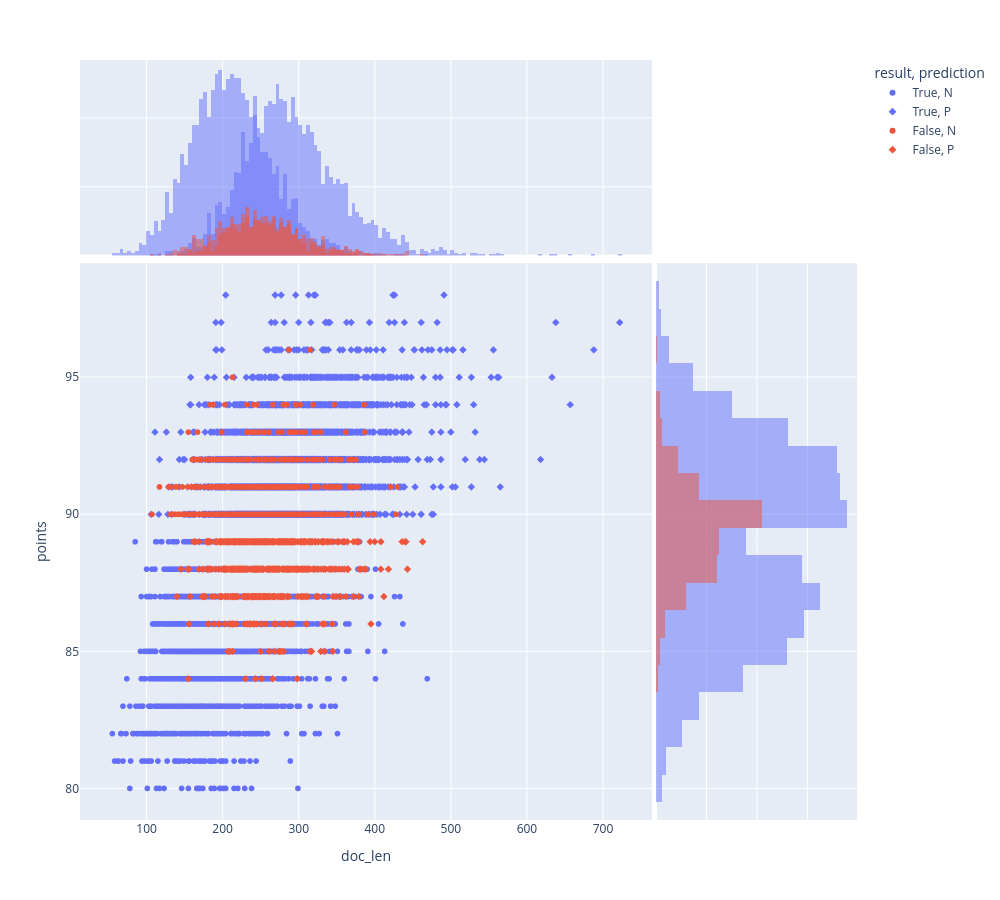

Notebook code cell kept with this figure:
### Code cell
px.scatter(RESULT.join(DOC[['doc_content','points','doc_len']], how='inner').reset_index(), 
           'doc_len', 'points', 
           color='result',
           symbol='prediction',
           height=900, width=1000, marginal_x='histogram', marginal_y='histogram')

### Figure 1 — Plotly figure (JSON) as saved in the notebook; plotly's stock layout.template omitted (floating-point values rounded to 4 significant figures; data arrays with more than 128 entries replaced by an {"elided": "..."} marker saying what was removed)
{"data": [{"hovertemplate": "result=True<br>prediction=N<br>doc_len=%{x}<br>points=%{y}<extra></extra>", "legendgroup": "True, N", "marker": {"color": "#636efa", "symbol": "circle"}, "mode": "markers", "name": "True, N", "showlegend": true, "type": "scattergl", "x": {"elided": "3367 int values"}, "xaxis": "x", "y": {"elided": "3367 int values"}, "yaxis": "y"}, {"alignmentgroup": "True", "bingroup": "x", "hovertemplate": "result=True<br>prediction=N<br>doc_len=%{x}<br>count=%{y}<extra></extra>", "legendgroup": "True, N", "marker": {"color": "#636efa"}, "name": "True, N", "offsetgroup": "True, N", "opacity": 0.5, "showlegend": false, "type": "histogram", "x": {"elided": "3367 int values"}, "xaxis": "x3", "yaxis": "y3"}, {"alignmentgroup": "True", "bingroup": "y", "hovertemplate": "result=True<br>prediction=N<br>points=%{y}<br>count=%{x}<extra></extra>", "legendgroup": "True, N", "marker": {"color": "#636efa"}, "name": "True, N", "offsetgroup": "True, N", "opacity": 0.5, "showlegend": false, "type": "histogram", "xaxis": "x2", "y": {"elided": "3367 int values"}, "yaxis": "y2"}, {"hovertemplate": "result=True<br>prediction=P<br>doc_len=%{x}<br>points=%{y}<extra></extra>", "legendgroup": "True, P", "marker": {"color": "#636efa", "symbol": "diamond"}, "mode": "markers", "name": "True, P", "showlegend": true, "type": "scattergl", "x": {"elided": "3251 int values"}, "xaxis": "x", "y": {"elided": "3251 int values"}, "yaxis": "y"}, {"alignmentgroup": "True", "bingroup": "x", "hovertemplate": "result=True<br>prediction=P<br>doc_len=%{x}<br>count=%{y}<extra></extra>", "legendgroup": "True, P", "marker": {"color": "#636efa"}, "name": "True, P", "offsetgroup": "True, P", "opacity": 0.5, "showlegend": false, "type": "histogram", "x": {"elided": "3251 int values"}, "xaxis": "x3", "yaxis": "y3"}, {"alignmentgroup": "True", "bingroup": "y", "hovertemplate": "result=True<br>prediction=P<br>points=%{y}<br>count=%{x}<extra></extra>", "legendgroup": "True, P", "marker": {"color": "#636efa"}, "name": "True, P", "offsetgroup": "True, P", "opacity": 0.5, "showlegend": false, "type": "histogram", "xaxis": "x2", "y": {"elided": "3251 int values"}, "yaxis": "y2"}, {"hovertemplate": "result=False<br>prediction=N<br>doc_len=%{x}<br>points=%{y}<extra></extra>", "legendgroup": "False, N", "marker": {"color": "#EF553B", "symbol": "circle"}, "mode": "markers", "name": "False, N", "showlegend": true, "type": "scattergl", "x": {"elided": "720 int values"}, "xaxis": "x", "y": {"elided": "720 int values"}, "yaxis": "y"}, {"alignmentgroup": "True", "bingroup": "x", "hovertemplate": "result=False<br>prediction=N<br>doc_len=%{x}<br>count=%{y}<extra></extra>", "legendgroup": "False, N", "marker": {"color": "#EF553B"}, "name": "False, N", "offsetgroup": "False, N", "opacity": 0.5, "showlegend": false, "type": "histogram", "x": {"elided": "720 int values"}, "xaxis": "x3", "yaxis": "y3"}, {"alignmentgroup": "True", "bingroup": "y", "hovertemplate": "result=False<br>prediction=N<br>points=%{y}<br>count=%{x}<extra></extra>", "legendgroup": "False, N", "marker": {"color": "#EF553B"}, "name": "False, N", "offsetgroup": "False, N", "opacity": 0.5, "showlegend": false, "type": "histogram", "xaxis": "x2", "y": {"elided": "720 int values"}, "yaxis": "y2"}, {"hovertemplate": "result=False<br>prediction=P<br>doc_len=%{x}<br>points=%{y}<extra></extra>", "legendgroup": "False, P", "marker": {"color": "#EF553B", "symbol": "diamond"}, "mode": "markers", "name": "False, P", "showlegend": true, "type": "scattergl", "x": {"elided": "662 int values"}, "xaxis": "x", "y": {"elided": "662 int values"}, "yaxis": "y"}, {"alignmentgroup": "True", "bingroup": "x", "hovertemplate": "result=False<br>prediction=P<br>doc_len=%{x}<br>count=%{y}<extra></extra>", "legendgroup": "False, P", "marker": {"color": "#EF553B"}, "name": "False, P", "offsetgroup": "False, P", "opacity": 0.5, "showlegend": false, "type": "histogram", "x": {"elided": "662 int values"}, "xaxis": "x3", "yaxis": "y3"}, {"alignmentgroup": "True", "bingroup": "y", "hovertemplate": "result=False<br>prediction=P<br>points=%{y}<br>count=%{x}<extra></extra>", "legendgroup": "False, P", "marker": {"color": "#EF553B"}, "name": "False, P", "offsetgroup": "False, P", "opacity": 0.5, "showlegend": false, "type": "histogram", "xaxis": "x2", "y": {"elided": "662 int values"}, "yaxis": "y2"}], "layout": {"barmode": "overlay", "height": 900, "legend": {"title": {"text": "result, prediction"}, "tracegroupgap": 0}, "margin": {"t": 60}, "width": 1000, "xaxis": {"anchor": "y", "domain": [0, 0.7363], "title": {"text": "doc_len"}}, "xaxis2": {"anchor": "y2", "domain": [0.7413, 1], "matches": "x2", "showgrid": true, "showline": false, "showticklabels": false, "ticks": ""}, "xaxis3": {"anchor": "y3", "domain": [0, 0.7363], "matches": "x", "showgrid": true, "showticklabels": false}, "xaxis4": {"anchor": "y4", "domain": [0.7413, 1], "matches": "x2", "showgrid": true, "showline": false, "showticklabels": false, "ticks": ""}, "yaxis": {"anchor": "x", "domain": [0, 0.7326], "title": {"text": "points"}}, "yaxis2": {"anchor": "x2", "domain": [0, 0.7326], "matches": "y", "showgrid": true, "showticklabels": false}, "yaxis3": {"anchor": "x3", "domain": [0.7426, 1], "matches": "y3", "showgrid": true, "showline": false, "showticklabels": false, "ticks": ""}, "yaxis4": {"anchor": "x4", "domain": [0.7426, 1], "matches": "y3", "showgrid": true, "showline": false, "showticklabels": false, "ticks": ""}}}
